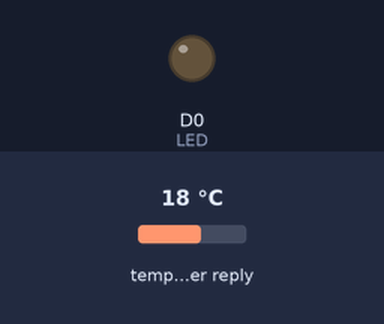
Simulated run of this sketch. Board: ESP8266 (NodeMCU). Parts: output pins drawn as LEDs (lit = HIGH). The test bench sets the inputs (shaded band); at power-on: temperature in the weather reply 18 °C. WiFi joins after 1.5 s; servers stay silent unless stated; web services answer with replies made up by the test bench; what the sketch prints to the serial monitor is not drawn.

Above: at 3.2 s.
3.3 s: temperature in the weather reply set to 23 °C
13.6 s: temperature in the weather reply set to 26 °C
At 23.8 s:
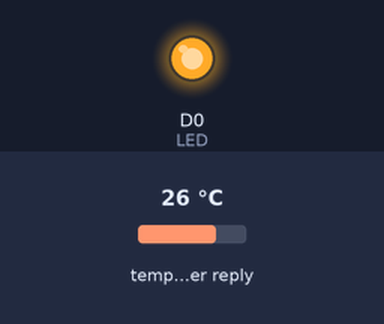
Timing chart, 0 to 25.3 s (numbered marks = the images above; inputs shaded):
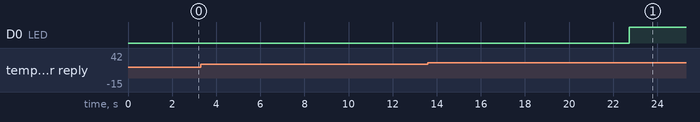

Measured:
- the behaviour switches between 24 and 25 °C on temperature in the weather reply (found by bisection; images 0 and 1)
- after the input at 3.3 s, every drawn part: stays the same
- after the input at 13.6 s, D0 (LED): LOW → HIGH after 9.1 s

The sketch:

making_get_request_to_openWether_with_nodemcu.ino
```cpp
#include <ESP8266WiFi.h>
#include <ESP8266HTTPClient.h>
#include <ArduinoJson.h>

const char* ssid = "ShwaTech";
const char* password = "12345678";
int LED = D0;

void setup () {
  pinMode(LED, OUTPUT);
  Serial.begin(115200);
  WiFi.begin(ssid, password);

  while (WiFi.status() != WL_CONNECTED) {
    delay(1000);
    Serial.println("Connecting...");
  }
  Serial.println("connected successfully: ");
  Serial.println(WiFi.localIP());

}

void loop() {
  if (WiFi.status() == WL_CONNECTED) { //Check WiFi connection status

    HTTPClient http;  //Declare an object of class HTTPClient
    WiFiClient client;

    String apiKey = "";
    String cityID = "6413338";
    String units = "metric";
    String openWeatherMapUrl = "http://api.openweathermap.org/data/2.5/weather?id=" + cityID + "&units=" + units + "&appid=" + apiKey;

    http.begin(client, openWeatherMapUrl);  //Specify request destination
    int httpCode = http.GET();  //Send the request

    if (httpCode > 0) { //Check the returning code

      String payload = http.getString();   //Get the request response payload
      Serial.println(payload);                     //Print the response payload

      StaticJsonDocument<200> doc;
      DeserializationError error = deserializeJson(doc, payload);
    if (error) {
      Serial.print(F("deserializeJson() failed: "));
      Serial.println(error.f_str());
      return;
      }
      float temp = doc["main"]["temp"];
      int humidity = doc["main"]["humidity"];

      // Print values.
      Serial.print("Temperature: ");
      Serial.println(temp);
      Serial.print("Humidity: ");
      Serial.println(humidity);
    if (temp >= 25){
      digitalWrite(LED, HIGH);
    }
    }

    http.end();   //Close connection

  }

  delay(10000);    //Send a request every minute
}
```
